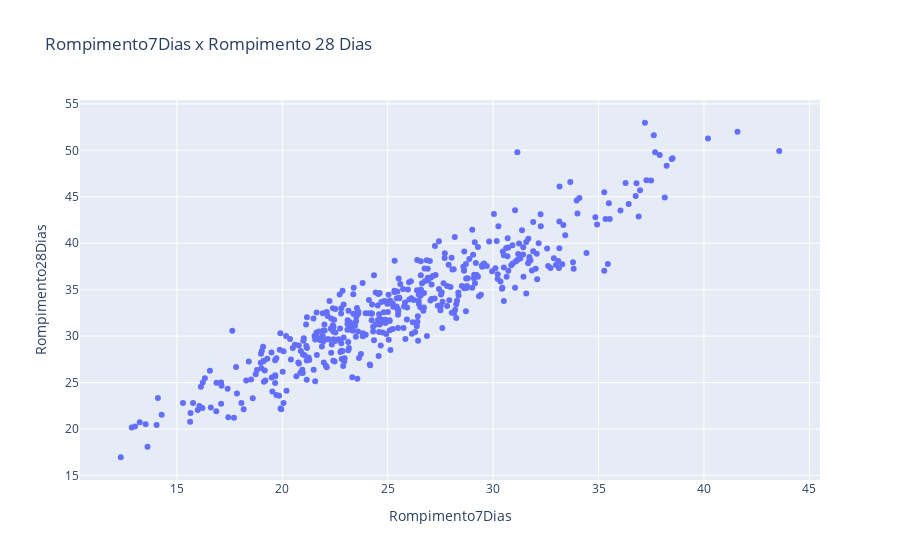

Source (notebook cell):
### Code cell
fig = px.scatter(dados_aglomerante, x="Rompimento7Dias", y="Rompimento28Dias", title='Rompimento7Dias x Rompimento 28 Dias')
fig.show()

### Figure 1 — Plotly figure (JSON) as saved in the notebook; plotly's stock layout.template omitted (floating-point values rounded to 4 significant figures; data arrays with more than 128 entries replaced by an {"elided": "..."} marker saying what was removed)
{"data": [{"hovertemplate": "Rompimento7Dias=%{x}<br>Rompimento28Dias=%{y}<extra></extra>", "legendgroup": "", "marker": {"color": "#636efa", "symbol": "circle"}, "mode": "markers", "name": "", "orientation": "v", "showlegend": false, "type": "scatter", "x": {"elided": "466 float values"}, "xaxis": "x", "y": {"elided": "466 float values"}, "yaxis": "y"}], "layout": {"legend": {"tracegroupgap": 0}, "title": {"text": "Rompimento7Dias x Rompimento 28 Dias"}, "xaxis": {"anchor": "y", "domain": [0, 1], "title": {"text": "Rompimento7Dias"}}, "yaxis": {"anchor": "x", "domain": [0, 1], "title": {"text": "Rompimento28Dias"}}}}
